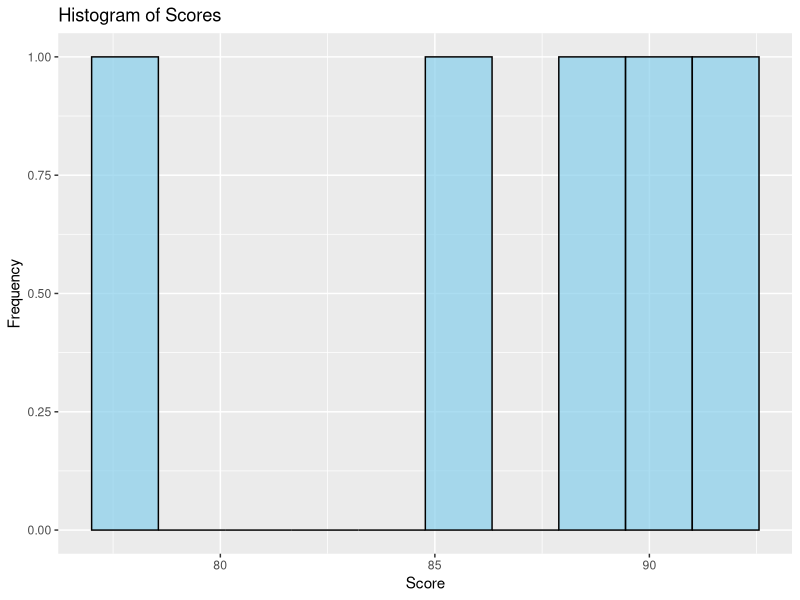
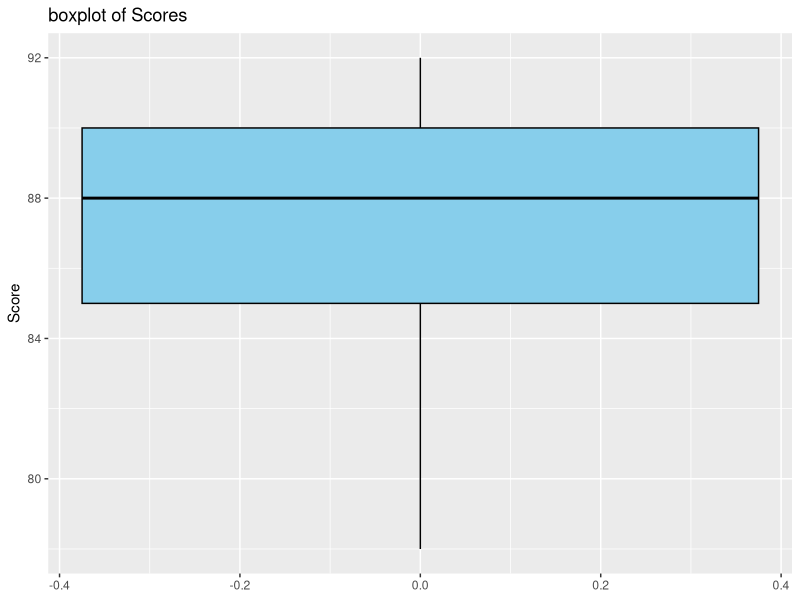
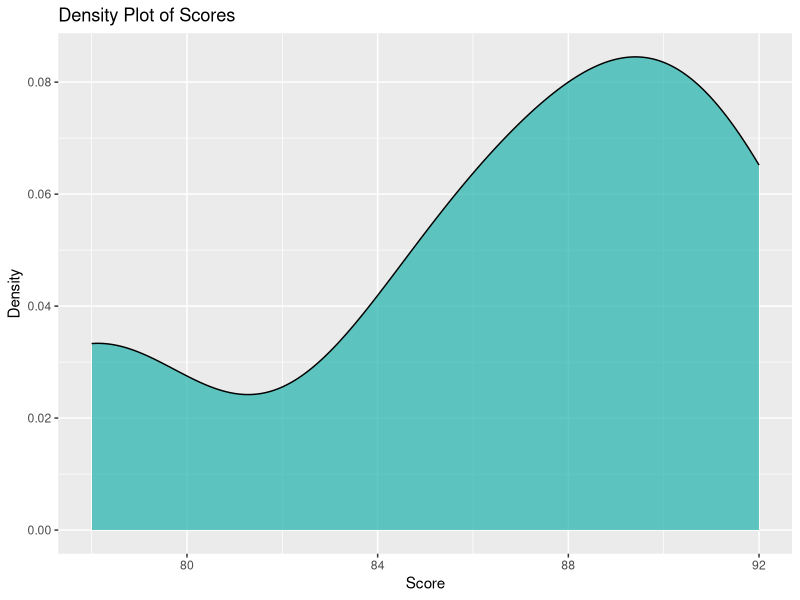
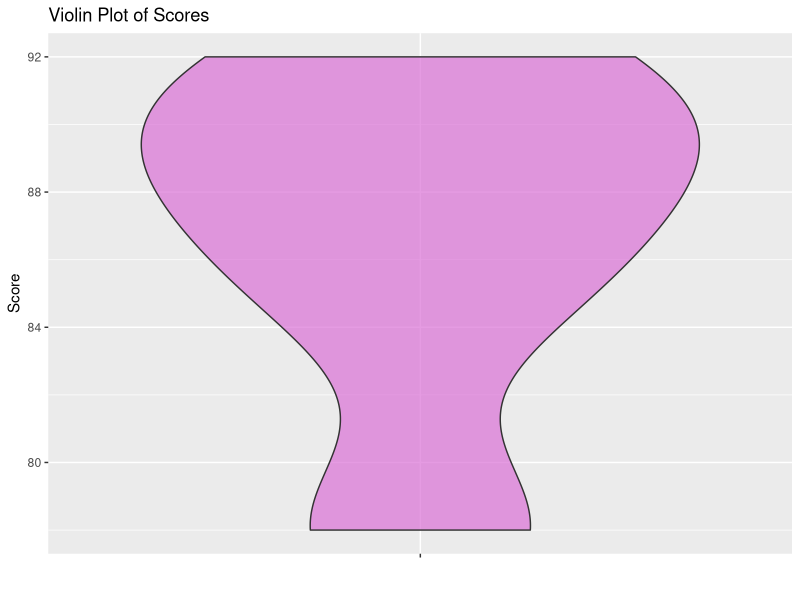
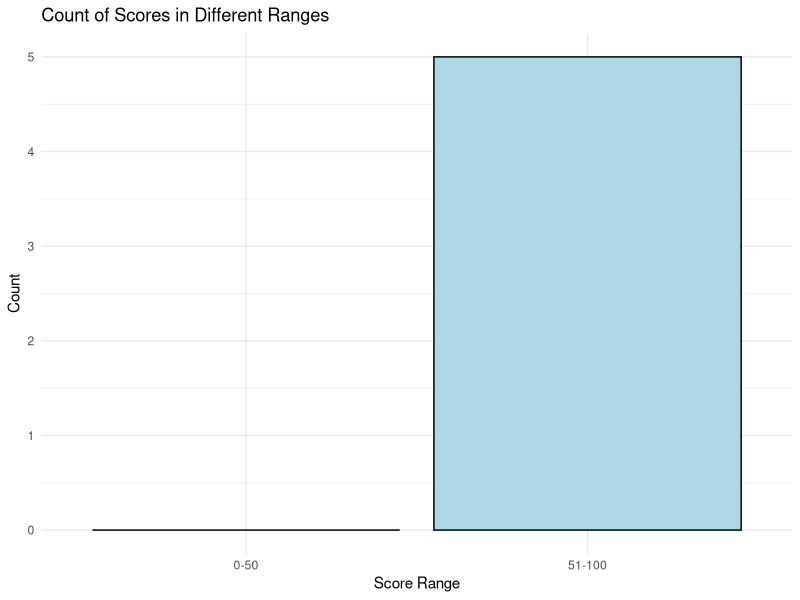

R code for these plots, in order:
# Load required library
library(ggplot2)

# Define the data frame
data <- data.frame(
  ID = c('1', '2', '3', '4', '5'),  # IDs as character for display purpose
  SCORE = c(85, 92, 78, 88, 90)     # Scores as numeric values
)

# Histogram of Score
histogram <- ggplot(data = data, aes(x = SCORE)) +
  geom_histogram(bins = 10, fill = "skyblue", color = "black", alpha = 0.7) +
  labs(title = "Histogram of Scores", x = "Score", y = "Frequency")

# Display the histogram
print(histogram)


# boxplot  of Score
boxplot <- ggplot(data = data, aes(y = SCORE)) +
  geom_boxplot(fill = "skyblue", color = "black") +
  labs(title = "boxplot of Scores", y = "Score")

# Display the boxplot 
print(boxplot)

# Density plot of Score
density_plot <- ggplot(data = data, aes(x = SCORE)) +
  geom_density(fill = "lightseagreen", alpha = 0.7) +
  labs(title = "Density Plot of Scores", x = "Score", y = "Density")

# Display the density plot
print(density_plot)


# Load required library
library(ggplot2)

# Define the data frame
data <- data.frame(
  ID = c('1', '2', '3', '4', '5'),  # IDs as character for display purpose
  SCORE = c(85, 92, 78, 88, 90)     # Scores as numeric values
)

# Violin plot of Score
violin_plot <- ggplot(data = data, aes(x = "", y = SCORE)) +
  geom_violin(fill = "orchid", alpha = 0.7) +
  labs(title = "Violin Plot of Scores", x = "", y = "Score")

# Display the violin plot
print(violin_plot)


# Categorize scores into ranges
score_ranges <- cut(data$SCORE, breaks = c(0, 50, 100), labels = c("0-50", "51-100"), include.lowest = TRUE)

# Create a data frame with score ranges and their counts
score_counts <- table(score_ranges)

# Convert to data frame
score_counts_df <- as.data.frame(score_counts)

# Rename columns
colnames(score_counts_df) <- c("Score Range", "Count")

# Bar chart of score ranges
bar_chart <- ggplot(data = score_counts_df, aes(x = `Score Range`, y = Count, fill = `Score Range`)) +
  geom_bar(stat = "identity", color = "black") +
  labs(title = "Count of Scores in Different Ranges", x = "Score Range", y = "Count") +
  scale_fill_manual(values = c("lightcoral", "lightblue"), guide = FALSE) +  # Optional: custom fill colors
  theme_minimal()

# Display the bar chart
print(bar_chart)
